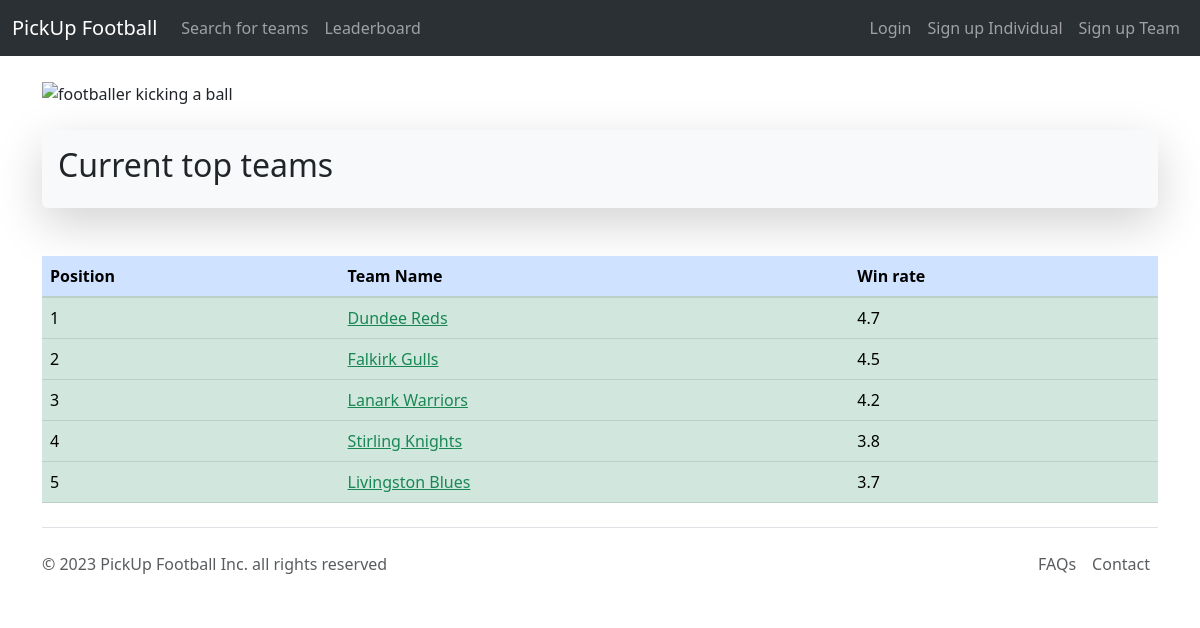
The page / on the database its author committed.
### manager/models.py (models this page shows, shortened)
class Team(models.Model):
    team_name = models.CharField(max_length=64, unique=True)
    team_password = models.CharField(max_length=32, default="defaultPassword")
    location = models.CharField(max_length=64)
    age_range = models.CharField(max_length=5)
    win_rate = models.FloatField(default=0.0)
    bio = models.TextField(max_length=500)
    logo = models.ImageField(upload_to=f"team_logo/") # TODO: Fix logo upload
    gallery = models.CharField(max_length=200, default=f"team_gallery/team_{team_name}/") # currently just using a string for the folder path, no better field type exists
    slug = models.SlugField(unique=True, default="error")
    class Meta:
        permissions = (("is_a_captain", "Standard Captain Permissions"), ("is_a_player", "Standard Player Permissions"),)

### manager/views.py (the view)
# urls.py: path('', views.index, name="index"),
def index(request):
    context_dict = {}
    top_teams = Team.objects.order_by('-win_rate')[:5]
    context_dict['teams'] = top_teams
    return render(request, 'manager/index.html', context=context_dict)

### templates/manager/index.html (shortened to what this page needs)
{% extends 'manager/base.html' %}
{% load static %}
{% block head_imports %}
    <link rel="stylesheet" href="{% static 'css/table_counter.css' %}" />
{% endblock %}
{% block body_block %}
    <img src="{% static 'images/footballer2.jpg' %}" alt="footballer kicking a ball" />
    <br/>
    <br />
    {% if teams %}
    <div class="shadow-lg p-3 mb-5 bg-body-tertiary rounded">
        <h2>Current top teams</h2>
    </div>
    <table class="table table-hover">
    <thead class ="table-primary">
        <tr>
            <th scope="col">Position</th>
            <th scope="col">Team Name</th>
            <th scope="col">Win rate</th>
        </tr>
    </thead>
    <tbody class="table-group-divider table-success">
        {% for team in teams %}
        <tr>
          <td class="count"></td>
          <td> <a href="{% url 'manager:view_team' team.slug %}" class="link-success">{{ team.team_name }}</a></td>
          <td>{{ team.win_rate }}</td>
        </tr>
        {% endfor %}
    </tbody>
    </table>
    {% endif %}
{% endblock %}

### static/css/table_counter.css (style rules this page uses)
table { counter-reset: section; }
.count:before { counter-increment: section; content: counter(section); }

### rows shown on the page
Team: team_name "Dundee Reds", win_rate "4.7"
Team: team_name "Falkirk Gulls", win_rate "4.5"
Team: team_name "Lanark Warriors", win_rate "4.2"
Team: team_name "Stirling Knights", win_rate "3.8"
Team: team_name "Livingston Blues", win_rate "3.7"
